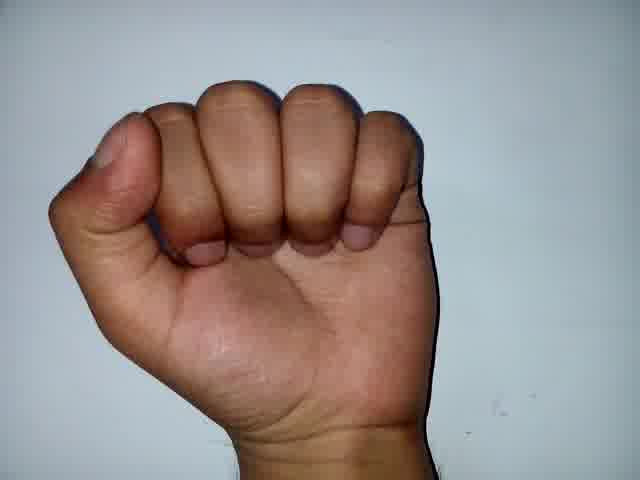
#> input picture program/cnn/data/validation/A/A.136.jpg, 640 x 480 px, given in place of the camera
$ python new.py   (older library calls are emulated)
#> lines starting #> are read from the running program, lines starting #| are printed output that depends on the picture; after the words box and inside, x2 and y2 are one past the last pixel; in counts of white or black regions, pixels touching at a corner belong together
#!/usr/bin/env python
import cv2
import numpy as np

def main():
    cap = cv2.VideoCapture(0)
    while(cap.isOpened()):
        ret, img = cap.read()
#> img is the input picture: shape (480, 640, 3); mean B, G, R 143.7, 145.3, 153
        skinMask = HSVBin(img)
#> in HSVBin, `hsv = cv2.cvtColor(img, cv2.COLOR_RGB2HSV)`: hsv: shape (480, 640, 3); mean H, S, V 54.7, 66.3, 167.2
#> in HSVBin, `mask = cv2.inRange(hsv, lower_skin, upper_skin)`:
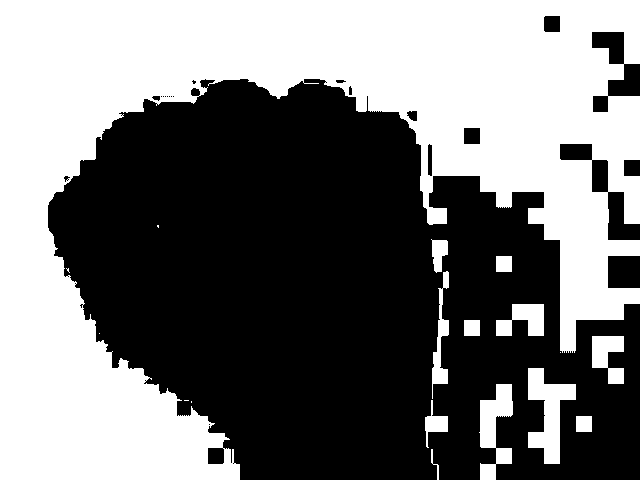
#> mask: shape (480, 640); 46.1% white; 18 white regions (6 under 20 px), largest, box (x1, y1, x2, y2) and area: (0, 0, 640, 480) 133016, (528, 368, 576, 464) 2302, (479, 384, 513, 480) 1815
        contours = getContours(skinMask)
        cv2.drawContours(img, contours, -1, (0, 255, 0), 2)
        cv2.imshow('capture', img)
        k = cv2.waitKey(10)
        if k == 27:
            break
def getContours(img):
    kernel = np.ones((5,5),np.uint8)
    closed = cv2.morphologyEx(img, cv2.MORPH_OPEN, kernel)
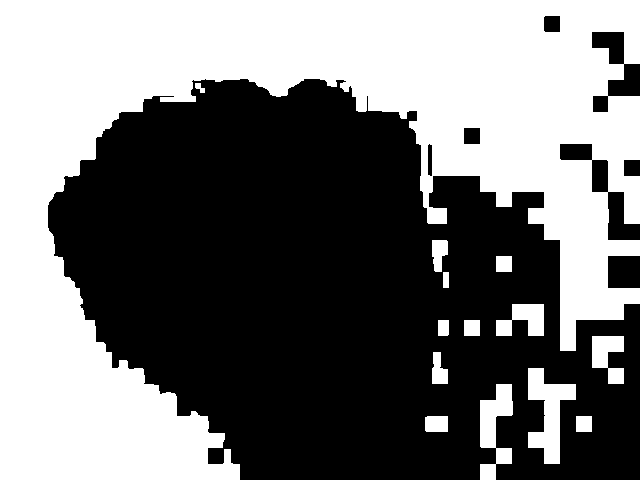
#> closed: shape (480, 640); 45.9% white; 14 white regions, largest, box (x1, y1, x2, y2) and area: (0, 0, 640, 480) 132494, (528, 368, 576, 464) 2302, (480, 384, 513, 480) 1806
    closed = cv2.morphologyEx(closed, cv2.MORPH_CLOSE, kernel)
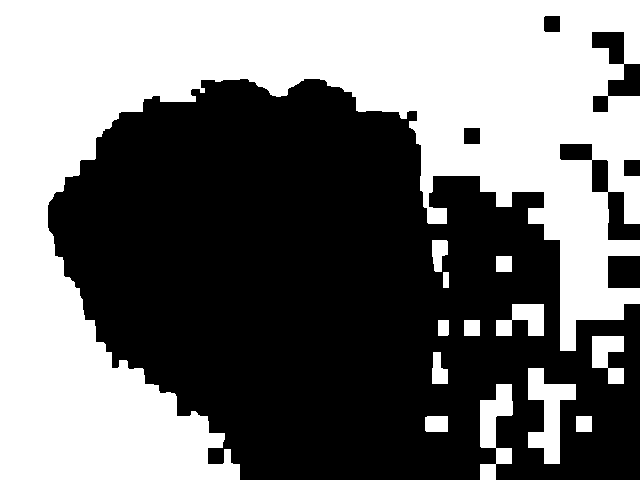
#> closed: shape (480, 640); 45.9% white; 13 white regions
    _, contours, h  = cv2.findContours(closed, cv2.RETR_TREE,cv2.CHAIN_APPROX_SIMPLE)
#> contours = 19 contours; largest, box (x1, y1, x2, y2) and area: (0, 0, 640, 480) 133502, (528, 368, 576, 464) 2148, (480, 384, 513, 480) 1651, (592, 336, 624, 384) 930, (496, 304, 544, 336) 930; h = 19 rows, first 6: [1, -1, -1, -1], [2, 0, -1, -1], [3, 1, -1, -1], [4, 2, -1, -1], [5, 3, -1, -1], [6, 4, -1, -1]
    validContours = [];
    for cont in contours:
        if cv2.contourArea(cont) > 9000:
            # x,y,w,h = cv2.boundingRect(cont)
            # if h/w > 0.75:
            validContours.append(cv2.convexHull(cont))
            rect = cv2.minAreaRect(cont)
            box = cv2.boxPoints(rect)
            validContours.append(np.int0(box))
#> this loop made 19 passes
#> (rect, box) on pass 13: (((319.5, 239.5), (479, 639), -90), [[639, 479], [-1.47e-14, 479], [0, 0], [639, 0]])
#> cont on passes 1, 7, 10, 11: [[576, 416], [576, 431], [591, 431], [591, 416]], [[464, 320], [464, 335], [479, 335], [479, 320]], [[443, 272], [443, 287], [448, 287], [448, 272]], [[496, 256], [496, 271], [511, 271], [511, 256]]
#> after the loop, validContours = 2 items
    return validContours
def HSVBin(img):
    hsv = cv2.cvtColor(img, cv2.COLOR_RGB2HSV)

    lower_skin = np.array([0, 0, 0])
    upper_skin = np.array([20, 255, 255])

    mask = cv2.inRange(hsv, lower_skin, upper_skin)
    # res = cv2.bitwise_and(img, img, mask=mask)
    return mask
if __name__ == '__main__':
    main()
#> in main, `cv2.drawContours(img, contours, -1, (0, 255, 0), 2)`:
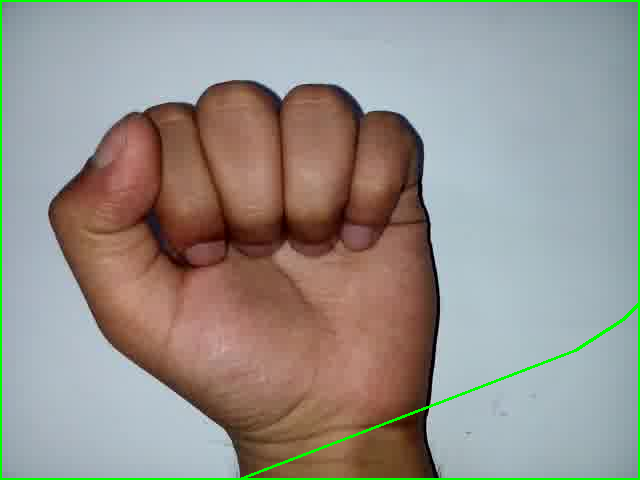
#> img: shape (480, 640, 3); mean B, G, R 140.9, 147.2, 150.3
#> (key Esc is pressed here)

$ run again, on program/cnn/data/validation/A/A.15.jpg
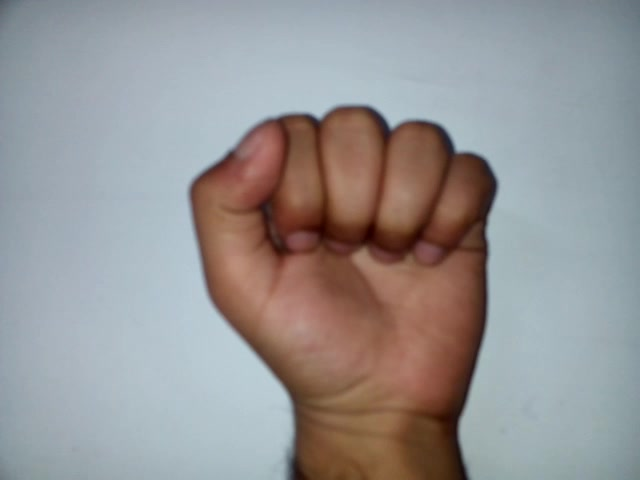
#> input picture program/cnn/data/validation/A/A.15.jpg, 640 x 480 px, given in place of the camera
#> in main, img is the input picture: shape (480, 640, 3); mean B, G, R 149.6, 149.1, 150.9
#> hsv: shape (480, 640, 3); mean H, S, V 44.9, 57.2, 166.4
#> in HSVBin, `mask = cv2.inRange(hsv, lower_skin, upper_skin)`:
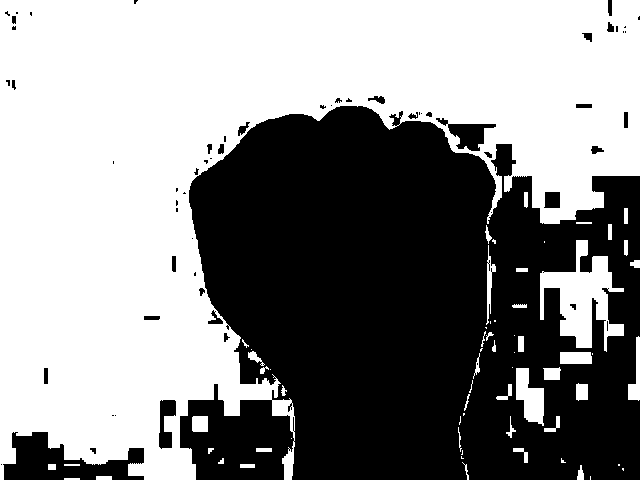
#> mask: shape (480, 640); 54.7% white; 62 black regions (33 under 20 px), largest, box (x1, y1, x2, y2) and area: (180, 106, 640, 480) 132605, (3, 432, 144, 480) 3580, (436, 118, 496, 151) 820
#> in getContours, `_, contours, h  = cv2.findContours(closed, cv2.RETR_TREE,cv2.CHAIN_APP..`: contours = 27 contours; largest, box (x1, y1, x2, y2) and area: (0, 0, 640, 480) 158401, (540, 256, 612, 364) 3868, (516, 368, 544, 424) 948, (628, 337, 640, 400) 306, (159, 399, 177, 417) 284; h = 27 rows, first 6: [1, -1, -1, -1], [2, 0, -1, -1], [3, 1, -1, -1], [4, 2, -1, -1], [5, 3, -1, -1], [6, 4, -1, -1]
#> the loop in getContours, `for cont in contours:` made 27 passes
#> (rect, box) on pass 18: (((319.5, 239.5), (479, 639), -90), [[639, 479], [-1.47e-14, 479], [0, 0], [639, 0]])
#> after the loop in getContours, `for cont in contours:`: validContours = 2 items
#> in main, `cv2.drawContours(img, contours, -1, (0, 255, 0), 2)`:
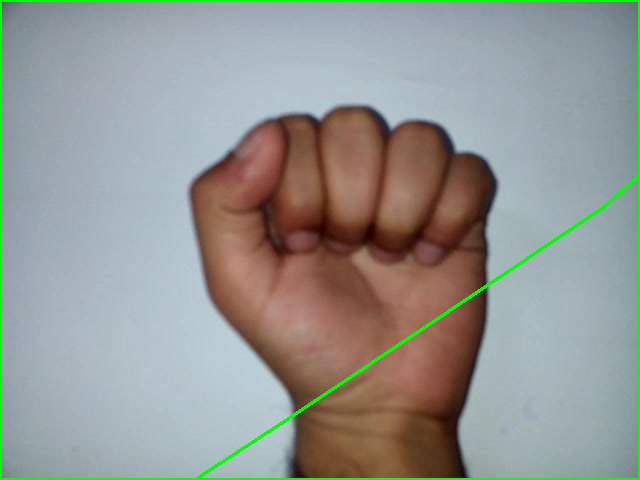
#> img: shape (480, 640, 3); mean B, G, R 146.7, 151.3, 148.1

$ run again, on program/cnn/data/validation/A/A.162.jpg
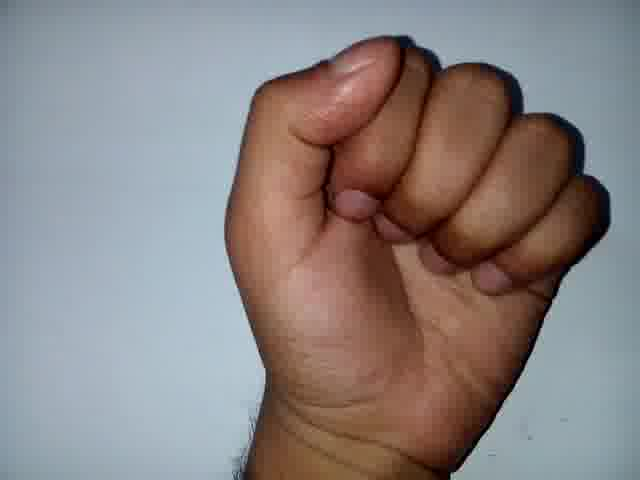
#> input picture program/cnn/data/validation/A/A.162.jpg, 640 x 480 px, given in place of the camera
#> in main, img is the input picture: shape (480, 640, 3); mean B, G, R 130.3, 131.2, 139.2
#> hsv: shape (480, 640, 3); mean H, S, V 55.8, 75.8, 154.1
#> in HSVBin, `mask = cv2.inRange(hsv, lower_skin, upper_skin)`:
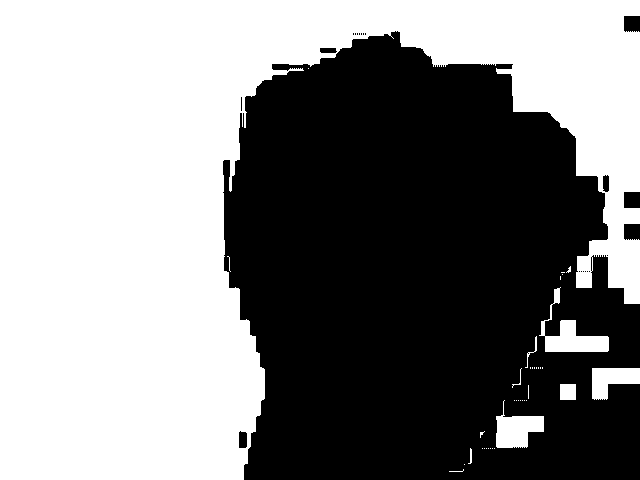
#> mask: shape (480, 640); 51.8% white; 22 black regions (15 under 20 px), largest, box (x1, y1, x2, y2) and area: (223, 31, 640, 480) 146919, (624, 192, 640, 208) 256, (624, 16, 640, 32) 248
#> in getContours, `_, contours, h  = cv2.findContours(closed, cv2.RETR_TREE,cv2.CHAIN_APP..`: contours = 6 contours; box (x1, y1, x2, y2) and area: (0, 0, 640, 480) 152951, (545, 320, 609, 352) 1184, (496, 416, 544, 448) 1161, (592, 368, 640, 399) 930, (560, 384, 576, 400) 225, (554, 289, 560, 303) 65; h = [[1, -1, -1, -1], [2, 0, -1, -1], [3, 1, -1, -1], [4, 2, -1, -1], [5, 3, -1, -1], [-1, 4, -1, -1]]
#> the loop in getContours, `for cont in contours:` made 6 passes
#> (rect, box) on pass 6: (((319.5, 239.5), (479, 639), -90), [[639, 479], [-1.47e-14, 479], [0, 0], [639, 0]])
#> after the loop in getContours, `for cont in contours:`: validContours = 2 items
#> in main, `cv2.drawContours(img, contours, -1, (0, 255, 0), 2)`:
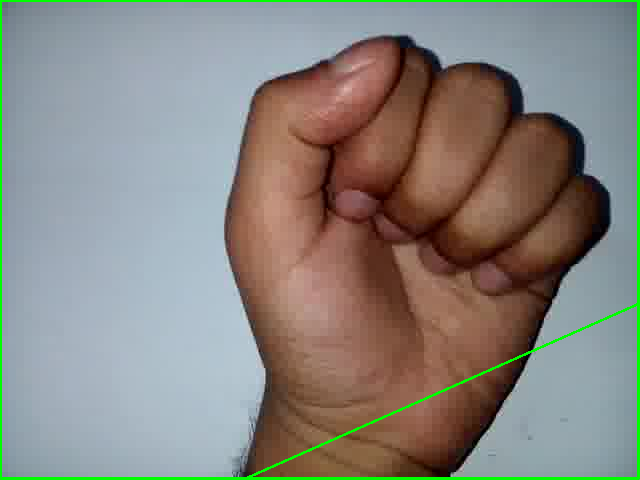
#> img: shape (480, 640, 3); mean B, G, R 127.3, 133.8, 136.4
